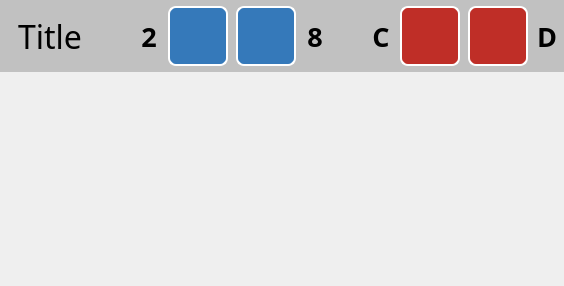
    <widget class="QFrame" name="frame">
     <property name="sizePolicy">
      <sizepolicy hsizetype="Preferred" vsizetype="Preferred">
       <horstretch>1</horstretch>
       <verstretch>0</verstretch>
      </sizepolicy>
     </property>
     <property name="styleSheet">
      <string notr="true">QListView::item {margin: 4px; padding:5px; padding-left: 10px; background-color: white; border-radius: 6px }

QListView::item:selected {border-radius: 6px; color:black; background-color: #3579BA; margin: 4px; padding:5px; padding-left: 10px;  }

QListView{ background-color: transparent; outline: 0; }</string>
     </property>
     <property name="frameShape">
      <enum>QFrame::NoFrame</enum>
     </property>
     <property name="frameShadow">
      <enum>QFrame::Raised</enum>
     </property>
     <layout class="QVBoxLayout" name="verticalLayout_2">
      <property name="spacing">
       <number>0</number>
      </property>
      <property name="leftMargin">
       <number>0</number>
      </property>
      <property name="topMargin">
       <number>0</number>
      </property>
      <property name="rightMargin">
       <number>0</number>
      </property>
      <property name="bottomMargin">
       <number>0</number>
      </property>
      <item>
       <widget class="QFrame" name="frame_25">
        <property name="minimumSize">
         <size>
          <width>0</width>
          <height>72</height>
         </size>
        </property>
        <property name="maximumSize">
         <size>
          <width>16777215</width>
          <height>72</height>
         </size>
        </property>
        <property name="styleSheet">
         <string notr="true">background-color: #C1C1c1</string>
        </property>
        <property name="frameShape">
         <enum>QFrame::NoFrame</enum>
        </property>
        <property name="frameShadow">
         <enum>QFrame::Plain</enum>
        </property>
        <property name="lineWidth">
         <number>0</number>
        </property>
        <layout class="QHBoxLayout" name="horizontalLayout_14">
         <property name="spacing">
          <number>8</number>
         </property>
         <property name="leftMargin">
          <number>8</number>
         </property>
         <property name="topMargin">
          <number>0</number>
         </property>
         <property name="rightMargin">
          <number>8</number>
         </property>
         <property name="bottomMargin">
          <number>0</number>
         </property>
         <item>
          <widget class="QLabel" name="label_title">
           <property name="font">
            <font>
             <family>Ubuntu Condensed</family>
             <pointsize>24</pointsize>
             <weight>50</weight>
             <italic>false</italic>
             <bold>false</bold>
            </font>
           </property>
           <property name="text">
            <string>Title</string>
           </property>
           <property name="indent">
            <number>10</number>
           </property>
          </widget>
         </item>
         <item>
          <spacer name="horizontalSpacer_21">
           <property name="orientation">
            <enum>Qt::Horizontal</enum>
           </property>
           <property name="sizeHint" stdset="0">
            <size>
             <width>40</width>
             <height>20</height>
            </size>
           </property>
          </spacer>
         </item>
         <item>
          <widget class="QFrame" name="frame_btn_2_out">
           <property name="minimumSize">
            <size>
             <width>98</width>
             <height>0</height>
            </size>
           </property>
           <property name="maximumSize">
            <size>
             <width>98</width>
             <height>16777215</height>
            </size>
           </property>
           <property name="frameShape">
            <enum>QFrame::NoFrame</enum>
           </property>
           <property name="frameShadow">
            <enum>QFrame::Raised</enum>
           </property>
           <layout class="QHBoxLayout" name="horizontalLayout_2">
            <property name="spacing">
             <number>10</number>
            </property>
            <property name="leftMargin">
             <number>0</number>
            </property>
            <property name="topMargin">
             <number>0</number>
            </property>
            <property name="rightMargin">
             <number>0</number>
            </property>
            <property name="bottomMargin">
             <number>0</number>
            </property>
            <item>
             <spacer name="horizontalSpacer">
              <property name="orientation">
               <enum>Qt::Horizontal</enum>
              </property>
              <property name="sizeHint" stdset="0">
               <size>
                <width>40</width>
                <height>20</height>
               </size>
              </property>
             </spacer>
            </item>
            <item>
             <widget class="QLabel" name="label_btn_2">
              <property name="minimumSize">
               <size>
                <width>18</width>
                <height>0</height>
               </size>
              </property>
              <property name="maximumSize">
               <size>
                <width>18</width>
                <height>16777215</height>
               </size>
              </property>
              <property name="font">
               <font>
                <family>Ubuntu Condensed</family>
                <pointsize>20</pointsize>
                <weight>75</weight>
                <bold>true</bold>
               </font>
              </property>
              <property name="styleSheet">
               <string notr="true">border: None;</string>
              </property>
              <property name="text">
               <string>2</string>
              </property>
              <property name="alignment">
               <set>Qt::AlignCenter</set>
              </property>
             </widget>
            </item>
            <item>
             <widget class="QFrame" name="frame_btn_2">
              <property name="minimumSize">
               <size>
                <width>60</width>
                <height>60</height>
               </size>
              </property>
              <property name="maximumSize">
               <size>
                <width>60</width>
                <height>60</height>
               </size>
              </property>
              <property name="styleSheet">
               <string notr="true">background-color: #3579BA;
color: white;
border: 2px solid white;
border-radius: 8px;</string>
              </property>
              <property name="frameShape">
               <enum>QFrame::StyledPanel</enum>
              </property>
              <property name="frameShadow">
               <enum>QFrame::Raised</enum>
              </property>
              <layout class="QGridLayout" name="gridLayout_5">
               <item row="1" column="1">
                <widget class="QLabel" name="icon_btn_2">
                 <property name="font">
                  <font>
                   <pointsize>24</pointsize>
                  </font>
                 </property>
                 <property name="styleSheet">
                  <string notr="true">border: None;</string>
                 </property>
                 <property name="text">
                  <string/>
                 </property>
                 <property name="pixmap">
                  <pixmap>../img/32/white/triangle-up.svg</pixmap>
                 </property>
                 <property name="alignment">
                  <set>Qt::AlignCenter</set>
                 </property>
                </widget>
               </item>
              </layout>
             </widget>
            </item>
           </layout>
          </widget>
         </item>
         <item>
          <widget class="QFrame" name="frame_btn_8_out">
           <property name="minimumSize">
            <size>
             <width>98</width>
             <height>0</height>
            </size>
           </property>
           <property name="maximumSize">
            <size>
             <width>98</width>
             <height>16777215</height>
            </size>
           </property>
           <property name="frameShape">
            <enum>QFrame::NoFrame</enum>
           </property>
           <property name="frameShadow">
            <enum>QFrame::Raised</enum>
           </property>
           <layout class="QHBoxLayout" name="horizontalLayout_3">
            <property name="spacing">
             <number>10</number>
            </property>
            <property name="leftMargin">
             <number>0</number>
            </property>
            <property name="topMargin">
             <number>0</number>
            </property>
            <property name="rightMargin">
             <number>0</number>
            </property>
            <property name="bottomMargin">
             <number>0</number>
            </property>
            <item>
             <widget class="QFrame" name="frame_btn_8">
              <property name="minimumSize">
               <size>
                <width>60</width>
                <height>60</height>
               </size>
              </property>
              <property name="maximumSize">
               <size>
                <width>60</width>
                <height>60</height>
               </size>
              </property>
              <property name="styleSheet">
               <string notr="true">background-color: #3579BA;
color: white;
border: 2px solid white;
border-radius: 8px;</string>
              </property>
              <property name="frameShape">
               <enum>QFrame::StyledPanel</enum>
              </property>
              <property name="frameShadow">
               <enum>QFrame::Raised</enum>
              </property>
              <layout class="QGridLayout" name="gridLayout_6">
               <item row="1" column="1">
                <widget class="QLabel" name="icon_btn_8">
                 <property name="font">
                  <font>
                   <pointsize>24</pointsize>
                  </font>
                 </property>
                 <property name="styleSheet">
                  <string notr="true">border: None;</string>
                 </property>
                 <property name="text">
                  <string/>
                 </property>
                 <property name="pixmap">
                  <pixmap>../img/32/white/triangle-down.svg</pixmap>
                 </property>
                 <property name="alignment">
                  <set>Qt::AlignCenter</set>
                 </property>
                </widget>
               </item>
              </layout>
             </widget>
            </item>
            <item>
             <widget class="QLabel" name="label_btn_8">
              <property name="minimumSize">
               <size>
                <width>18</width>
                <height>0</height>
               </size>
              </property>
              <property name="maximumSize">
               <size>
                <width>18</width>
                <height>16777215</height>
               </size>
              </property>
              <property name="font">
               <font>
                <family>Ubuntu Condensed</family>
                <pointsize>20</pointsize>
                <weight>75</weight>
                <bold>true</bold>
               </font>
              </property>
              <property name="styleSheet">
               <string notr="true">border: None;</string>
              </property>
              <property name="text">
               <string>8</string>
              </property>
              <property name="alignment">
               <set>Qt::AlignCenter</set>
              </property>
             </widget>
            </item>
            <item>
             <spacer name="horizontalSpacer_2">
              <property name="orientation">
               <enum>Qt::Horizontal</enum>
              </property>
              <property name="sizeHint" stdset="0">
               <size>
                <width>40</width>
                <height>20</height>
               </size>
              </property>
             </spacer>
            </item>
           </layout>
          </widget>
         </item>
         <item>
          <spacer name="horizontalSpacer_20">
           <property name="orientation">
            <enum>Qt::Horizontal</enum>
           </property>
           <property name="sizeType">
            <enum>QSizePolicy::Fixed</enum>
           </property>
           <property name="sizeHint" stdset="0">
            <size>
             <width>20</width>
             <height>30</height>
            </size>
           </property>
          </spacer>
         </item>
         <item>
          <widget class="QFrame" name="frame_btn_c_alt_out">
           <property name="minimumSize">
            <size>
             <width>98</width>
             <height>0</height>
            </size>
           </property>
           <property name="maximumSize">
            <size>
             <width>98</width>
             <height>16777215</height>
            </size>
           </property>
           <property name="frameShape">
            <enum>QFrame::NoFrame</enum>
           </property>
           <property name="frameShadow">
            <enum>QFrame::Raised</enum>
           </property>
           <layout class="QHBoxLayout" name="horizontalLayout_13">
            <property name="spacing">
             <number>10</number>
            </property>
            <property name="leftMargin">
             <number>0</number>
            </property>
            <property name="topMargin">
             <number>0</number>
            </property>
            <property name="rightMargin">
             <number>0</number>
            </property>
            <property name="bottomMargin">
             <number>0</number>
            </property>
            <item>
             <spacer name="horizontalSpacer_3">
              <property name="orientation">
               <enum>Qt::Horizontal</enum>
              </property>
              <property name="sizeHint" stdset="0">
               <size>
                <width>40</width>
                <height>20</height>
               </size>
              </property>
             </spacer>
            </item>
            <item>
             <widget class="QLabel" name="label_btn_c_alt">
              <property name="minimumSize">
               <size>
                <width>18</width>
                <height>0</height>
               </size>
              </property>
              <property name="maximumSize">
               <size>
                <width>18</width>
                <height>16777215</height>
               </size>
              </property>
              <property name="font">
               <font>
                <family>Ubuntu Condensed</family>
                <pointsize>20</pointsize>
                <weight>75</weight>
                <bold>true</bold>
               </font>
              </property>
              <property name="styleSheet">
               <string notr="true">border: None;</string>
              </property>
              <property name="text">
               <string>C</string>
              </property>
              <property name="alignment">
               <set>Qt::AlignCenter</set>
              </property>
             </widget>
            </item>
            <item>
             <widget class="QFrame" name="frame_btn_c_alt">
              <property name="minimumSize">
               <size>
                <width>60</width>
                <height>60</height>
               </size>
              </property>
              <property name="maximumSize">
               <size>
                <width>60</width>
                <height>60</height>
               </size>
              </property>
              <property name="styleSheet">
               <string notr="true">background-color: #BF2E27;
color: white;
border: 2px solid white;
border-radius: 8px;</string>
              </property>
              <property name="frameShape">
               <enum>QFrame::StyledPanel</enum>
              </property>
              <property name="frameShadow">
               <enum>QFrame::Raised</enum>
              </property>
              <layout class="QGridLayout" name="gridLayout_13">
               <item row="1" column="1">
                <widget class="QLabel" name="icon_btn_c_alt">
                 <property name="font">
                  <font>
                   <pointsize>24</pointsize>
                  </font>
                 </property>
                 <property name="styleSheet">
                  <string notr="true">border: None;</string>
                 </property>
                 <property name="text">
                  <string/>
                 </property>
                 <property name="pixmap">
                  <pixmap>../img/32/white/close-fill.svg</pixmap>
                 </property>
                 <property name="alignment">
                  <set>Qt::AlignCenter</set>
                 </property>
                </widget>
               </item>
              </layout>
             </widget>
            </item>
           </layout>
          </widget>
         </item>
         <item>
          <widget class="QFrame" name="frame_btn_d_alt_out">
           <property name="minimumSize">
            <size>
             <width>0</width>
             <height>0</height>
            </size>
           </property>
           <property name="maximumSize">
            <size>
             <width>98</width>
             <height>16777215</height>
            </size>
           </property>
           <property name="frameShape">
            <enum>QFrame::NoFrame</enum>
           </property>
           <property name="frameShadow">
            <enum>QFrame::Raised</enum>
           </property>
           <layout class="QHBoxLayout" name="horizontalLayout_11">
            <property name="spacing">
             <number>10</number>
            </property>
            <property name="leftMargin">
             <number>0</number>
            </property>
            <property name="topMargin">
             <number>0</number>
            </property>
            <property name="rightMargin">
             <number>0</number>
            </property>
            <property name="bottomMargin">
             <number>0</number>
            </property>
            <item>
             <widget class="QFrame" name="frame_btn_d_alt">
              <property name="minimumSize">
               <size>
                <width>60</width>
                <height>60</height>
               </size>
              </property>
              <property name="maximumSize">
               <size>
                <width>60</width>
                <height>60</height>
               </size>
              </property>
              <property name="styleSheet">
               <string notr="true">background-color: #BF2E27;
color: white;
border: 2px solid white;
border-radius: 8px;</string>
              </property>
              <property name="frameShape">
               <enum>QFrame::StyledPanel</enum>
              </property>
              <property name="frameShadow">
               <enum>QFrame::Raised</enum>
              </property>
              <layout class="QGridLayout" name="gridLayout_12">
               <item row="1" column="1">
                <widget class="QLabel" name="icon_btn_d_alt">
                 <property name="font">
                  <font>
                   <pointsize>24</pointsize>
                  </font>
                 </property>
                 <property name="styleSheet">
                  <string notr="true">border: None;</string>
                 </property>
                 <property name="text">
                  <string/>
                 </property>
                 <property name="pixmap">
                  <pixmap>../img/32/white/check-fill.svg</pixmap>
                 </property>
                 <property name="alignment">
                  <set>Qt::AlignCenter</set>
                 </property>
                </widget>
               </item>
              </layout>
             </widget>
            </item>
            <item>
             <widget class="QLabel" name="label_btn_d_alt">
              <property name="minimumSize">
               <size>
                <width>18</width>
                <height>0</height>
               </size>
              </property>
              <property name="maximumSize">
               <size>
                <width>18</width>
                <height>16777215</height>
               </size>
              </property>
              <property name="font">
               <font>
                <family>Ubuntu Condensed</family>
                <pointsize>20</pointsize>
                <weight>75</weight>
                <bold>true</bold>
               </font>
              </property>
              <property name="styleSheet">
               <string notr="true">border: None;</string>
              </property>
              <property name="text">
               <string>D</string>
              </property>
              <property name="alignment">
               <set>Qt::AlignCenter</set>
              </property>
             </widget>
            </item>
           </layout>
          </widget>
         </item>
        </layout>
       </widget>
      </item>
      <item>
       <widget class="QFrame" name="frame_3">
        <property name="sizePolicy">
         <sizepolicy hsizetype="Preferred" vsizetype="Preferred">
          <horstretch>0</horstretch>
          <verstretch>1</verstretch>
         </sizepolicy>
        </property>
        <property name="frameShape">
         <enum>QFrame::NoFrame</enum>
        </property>
        <property name="frameShadow">
         <enum>QFrame::Raised</enum>
        </property>
        <layout class="QHBoxLayout" name="horizontalLayout_5">
         <property name="topMargin">
          <number>11</number>
         </property>
         <property name="bottomMargin">
          <number>11</number>
         </property>
         <item>
          <widget class="QListWidget" name="listbox">
           <property name="font">
            <font>
             <family>Ubuntu Condensed</family>
             <pointsize>20</pointsize>
            </font>
           </property>
           <property name="frameShape">
            <enum>QFrame::NoFrame</enum>
           </property>
           <property name="frameShadow">
            <enum>QFrame::Plain</enum>
           </property>
           <property name="lineWidth">
            <number>0</number>
           </property>
           <property name="verticalScrollBarPolicy">
            <enum>Qt::ScrollBarAlwaysOff</enum>
           </property>
           <property name="horizontalScrollBarPolicy">
            <enum>Qt::ScrollBarAlwaysOff</enum>
           </property>
           <property name="autoScroll">
            <bool>true</bool>
           </property>
           <property name="tabKeyNavigation">
            <bool>false</bool>
           </property>
           <property name="alternatingRowColors">
            <bool>false</bool>
           </property>
           <property name="isWrapping" stdset="0">
            <bool>false</bool>
           </property>
           <property name="layoutMode">
            <enum>QListView::SinglePass</enum>
           </property>
           <property name="modelColumn">
            <number>0</number>
           </property>
           <property name="wordWrap">
            <bool>false</bool>
           </property>
           <property name="selectionRectVisible">
            <bool>false</bool>
           </property>
           <property name="currentRow">
            <number>-1</number>
           </property>
           <property name="sortingEnabled">
            <bool>false</bool>
           </property>
          </widget>
         </item>
        </layout>
       </widget>
      </item>
     </layout>
    </widget>
